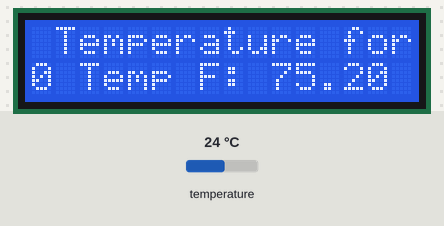
Simulated run of this sketch. Board: Arduino Uno, built with avr-gcc and run on an emulated ATmega328P. Parts: 16×2 character LCD. Inputs (shaded band) come from the test bench; at power-on: temperature 24 °C.

Above: at 2.5 s.
2.6 s: temperature set to 12 °C
At 8.2 s:
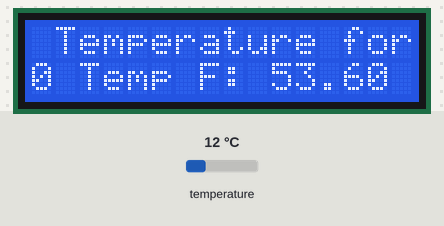
14.2 s: temperature set to 19 °C
At 19.7 s:
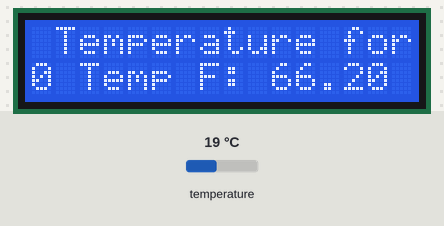
25.8 s: temperature set to 28 °C
At 31.2 s:
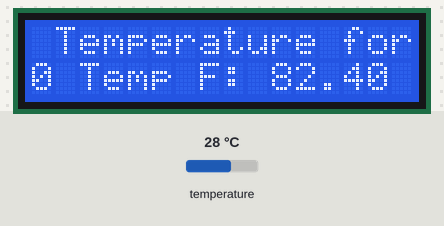
Timing chart, 0 to 32.7 s (numbered marks = the images above; inputs shaded):
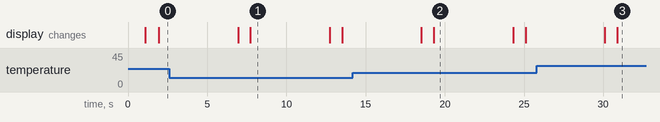

Measured:
- after the input at 2.6 s, the display: first differs from a run without the input after 5.1 s (image 1)
- after the input at 14.2 s, the display: first differs from a run without the input after 5.1 s (image 2)
- after the input at 25.8 s, the display: first differs from a run without the input after 5.1 s (image 3)
- what the display in image 1 shows lasts 5.0 s, from 7.7 s to 12.7 s

The sketch:

sketch_oct28a.ino
```cpp
#include <OneWire.h>
#include <DallasTemperature.h>
#include <LiquidCrystal.h>

// Data wire is plugged into port 4 on the Arduino
#define ONE_WIRE_BUS 4
// Setup a oneWire instance to communicate with any OneWire devices (not just Maxim/Dallas temperature ICs)
OneWire oneWire(ONE_WIRE_BUS);

// Pass our oneWire reference to Dallas Temperature.
DallasTemperature sensors(&oneWire);

int numberOfDevices; // Number of temperature devices found

DeviceAddress tempDeviceAddress; // We'll use this variable to store a found device address

// initialize the library with the numbers of the interface pins
LiquidCrystal lcd(13, 12, 11, 10, 9, 8);

void setup(void) {

  // Start up the library
  sensors.begin();

  // set up the LCD's number of columns and rows:
  lcd.begin(16, 2);

  // Print a message to the LCD.
  lcd.setCursor(1,0);

  // Grab a count of devices on the wire
  numberOfDevices = sensors.getDeviceCount();

  // locate devices on the bus
  lcd.setCursor(1,0);
  lcd.print("Locating devices...");
  lcd.print("Found ");
  lcd.print(numberOfDevices, DEC);
  lcd.println(" devices.");
delay(1000);
  // Loop through each device, print out address
  for(int i=0;i<numberOfDevices; i++) {
    lcd.clear();
    lcd.setCursor(1,0);
    // Search the wire for address
    delay(50);
    if(sensors.getAddress(tempDeviceAddress, i)) {
      lcd.print("Found device ");
      lcd.print(i, DEC);
      lcd.print(" with address: ");
      printAddress(tempDeviceAddress);
      lcd.println();
    } else {
      lcd.print("Found ghost device at ");
      lcd.print(i, DEC);
      lcd.print(" but could not detect address. Check power and cabling");
    }
  }
}

void loop(void) {
  lcd.clear();
  lcd.setCursor(1,0);
  sensors.requestTemperatures(); // Send the command to get temperatures

  // Loop through each device, print out temperature data
  for(int i=0;i<numberOfDevices; i++) {
    // Search the wire for address
    if(sensors.getAddress(tempDeviceAddress, i)){

    // Output the device ID
    lcd.print("Temperature for device: ");
    lcd.println(i,DEC);

    // Print the data
    float tempC = sensors.getTempC(tempDeviceAddress);
    lcd.print("Temp C: ");
    lcd.print(tempC);
    lcd.print(" Temp F: ");
    lcd.println(DallasTemperature::toFahrenheit(tempC)); // Converts tempC to Fahrenheit
    }
  }
  delay(5000);
}

// function to print a device address
void printAddress(DeviceAddress deviceAddress) {
  for (uint8_t i = 0; i < 8; i++) {
    if (deviceAddress[i] < 16) lcd.print("0");
      lcd.print(deviceAddress[i], HEX);
  }
}
```
